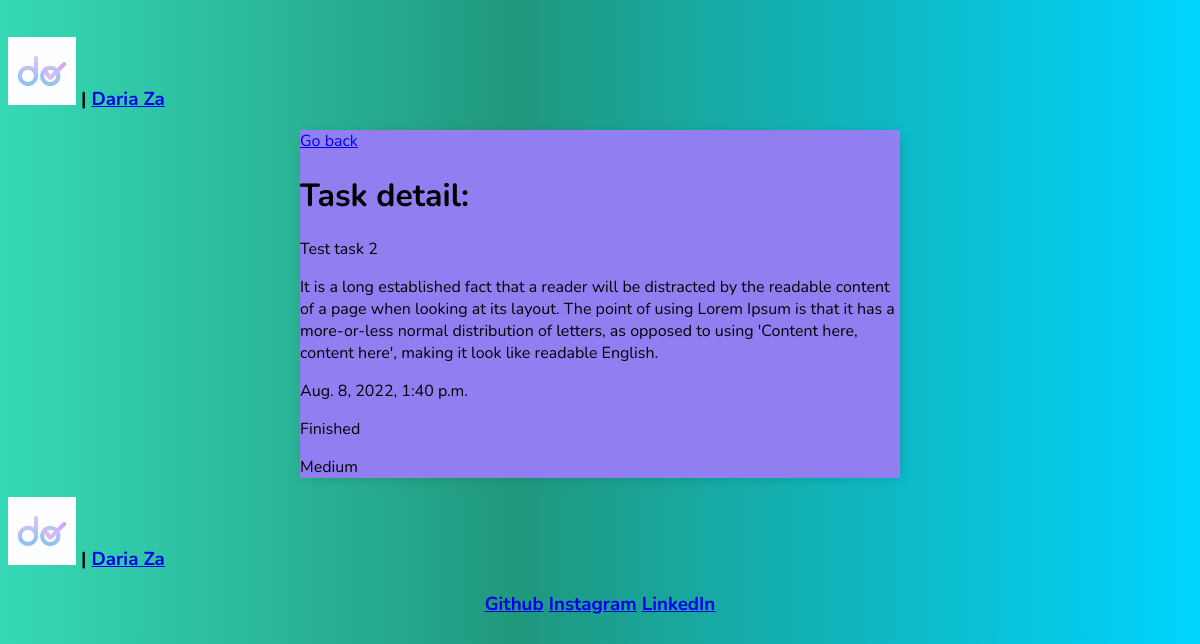
The app's page /task/2/ (signed in) with its own data.
### account/models.py (models this page shows)
class CustomizeUser(AbstractUser):
    work_position = models.CharField(max_length=50, blank=False)
    email_confirmed = models.BooleanField(default=False)

### task_application/models.py (models this page shows, shortened)
class Task(models.Model):
    user = models.ForeignKey(settings.AUTH_USER_MODEL, on_delete=models.CASCADE)
    title = models.CharField(max_length=200)
    content = models.TextField(blank=True)
    created = models.DateTimeField(default=timezone.now, blank=True, null=True)
    due_date = models.DateTimeField(default=timezone.now, blank=True, null=True)
    done_date = models.DateTimeField(blank=True, null=True)
    status = models.CharField(choices=CHOICE_STATUS, max_length=15, default='todo')
    priority = models.CharField(choices=CHOICE_PRIORITY, max_length=7, default='medium')
    importance = models.BooleanField(default=False)
    class Meta:
        verbose_name = 'Task'

### task_application/views.py (the view)
# urls.py: path('task/<int:pk>/', TaskDetailView.as_view(), name='task'),
class TaskDetailView(LoginRequiredMixin, DetailView):
    model = Task
    context_object_name = 'task'
    def get_queryset(self):
        user = self.request.user
        return self.model.objects.filter(user_id=user.id)

### task_application/templates/task_application/task_detail.html (shortened to what this page needs)
<!DOCTYPE html>
<html lang="en">
<head>
{% extends 'task_application/base.html' %}
{% block content %}
</head>
<body>
<a href="{% url 'tasks' %}"> Go back</a>
<h1>Task detail:</h1>
    <p>{{task.title}}</p>
    <p>{{task.content}}</p>
    <p>{{task.due_date}}</p>
    <p>{{task.status}}</p>
    <p>{{task.priority}}</p>
</body>
</html>
{% endblock content %}

### task_application/templates/task_application/base.html (shortened to what this page needs)
<!DOCTYPE html>
{% load static %}
<html lang="en">
<head>
</head>
<body>
<header>
    <h3 align="left"><a href="{% url 'main_page' %}"> <img src="{% static "images/logo.png" %}" alt="logo"/></a> |
        {% if user.is_authenticated %}
            <a href="{% url 'profile' %}">{{user.get_full_name}}</a>
        {% endif %}
    </h3>
</header>
    <div class="container">
        {% block content %}
        {% endblock content %}
<footer>
    <h3 align="left"><a href="{% url 'main_page' %}"> <img src="{% static "images/logo.png" %}" alt="logo"/></a> |
        {% if user.is_authenticated %}
            <a href="{% url 'profile' %}">{{user.get_full_name}}</a>
        {% endif %}
    </h3>
    <h3 align="center">
        <a href="https://github.com/DemiLar/DemiLar">Github</a>
        <a href="https://www.instagram.com/laren_713/">Instagram</a>
        <a href="https://www.linkedin.com/in/daria-zaspenko-4a2ab3223/">LinkedIn</a>
    </h3>
</footer>
</body>
</html>

### task_application/templates/task_application/base.html (style rules this page uses)
body { background: rgb(54,217,182); background: linear-gradient(90deg, rgba(54,217,182,1) 0%, rgba(32,152,126,1) 43%, rgba(0,212,255,1) 100%); font-family: 'Nunito', sans-serif; padding-top: 10px; }
.container { max-width:600px; margin: auto; background-color: #917FF1; -webkit-box-shadow: 2px 2px 13px -4px rgba(0,0,0,0.21); box-shadow: 2px 2px 13px -4px rgba(0,0,0,0.21); }

### records on screen
CustomizeUser: get_full_name "Daria Za"
Task: title "Test task 2", content "It is a long established fact that a reader will be distracted by the readable content of a page when looking at its layout. The point of using Lorem Ipsum is that it has a more-or-less normal distribution of letters, as opposed to using 'Content here, content here', making it look like readable English.", due_date "Aug. 8, 2022, 1:40 p.m.", status "Finished", priority "Medium"
